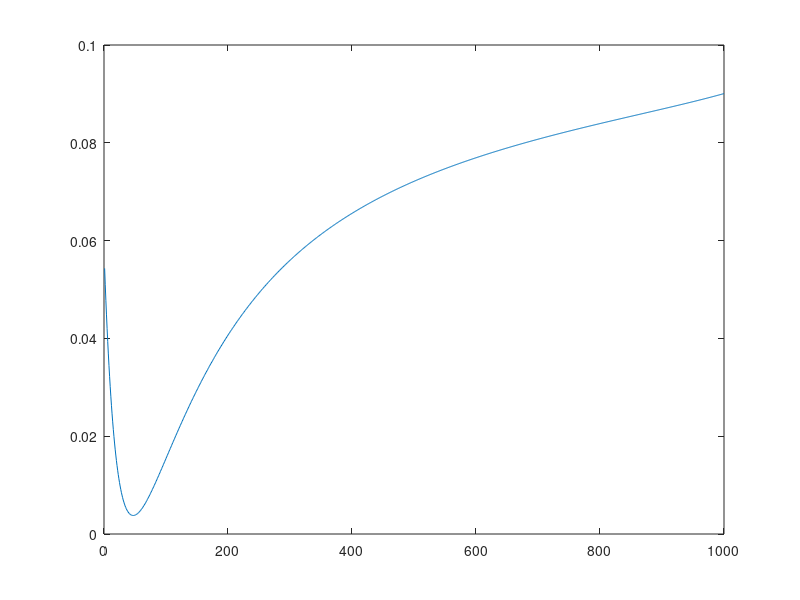

This chart was generated by the following MATLAB code: (Note: this script raises an error after producing the figure.)
%          Exhaustive search parameter tuning   Assignment Week 5
%          Sander Martijn Kerkdijk               Max Turpijn
%          Course: Behaviour Dynamics in social Networks 
%               Vrije Universiteit Amsterdam 2015
%                    Copying will be punished

% INITIALIZATION

%   Load reference Dataset
load EmpiricalData.mat;
%   Load given Weights of the edges.
load WeightEdges.mat;

%   Calculate size of Given Matrix

Size = size(EmpiricalData);

%   Set Accurancy of the search
Accurancy = 0.001;

%   Set Maximum Update
MaximumUpdate = 1;

%   Initialize first step
StepSize = 1;

%   Initialize First Atempt of an parameter
TriedUpdateParameters = 1;

%   Initialize number of agents
NumberAgents = Size(1,2);

%   Set endtime
EndTime = Size(1,1);

%   Make a Update Speed Parameter that goes up by every attempt
UpdateSpeedParameter = Accurancy;
 
%   Set the scalevector for every agent
ScaleVector = sum(WeightOfEdges,2);

%   Initialize AggImpact array
AggImpact = double(NumberAgents);

%   Initialize State matrix
State = zeros(EndTime,NumberAgents);

%   Initialize ErrorUpdateParameter Array (output of the errors + number of updateparameter
ErrorOfUpdateParameter = zeros((MaximumUpdate/Accurancy),1);

%   Set a initial error (High because of the threshold)
Error = 100;

%   Set a initial best value for the update parameter
BestValue = 0;

%   Begin Search
%   While loop with tried attempts for updateparameter in given range of maximum update / accurancy
while TriedUpdateParameters <= (MaximumUpdate/Accurancy)
    Steps = 1;
    
    %   Get first state from given reference dataset.
    State(1,:) = EmpiricalData(1,:);
    
    %   While Steps are Smaller then Endtime
    while Steps < EndTime 
        Steps = Steps + 1;
    %   calculate AGGIMPACT
        for agent = 1:NumberAgents
            ssum = 0;
            AggImpact(agent) = 0;
            %   calculate SUM
             for agents = 1:NumberAgents
                ssum = ssum + ((WeightOfEdges(agents,agent)*State((Steps-1),agents)));  
             end
            %   Add find sum to given agent by aggimpact(t) + (SSUM/ScaledVector)
            AggImpact(agent) = AggImpact(agent) +((ssum)/ScaleVector(agent)); 
        end 
            for agents = 1:NumberAgents
                %   Determine the opinions
                %   State (t+1) = State(t) + ((UpdateParameter * AggImpact)- State(t)
                State(Steps,agents) = State((Steps-1),agents) + (UpdateSpeedParameter*((AggImpact(agents) - State((Steps-1),agents))));    
            end
    end
    
   %    Calculate the Mean Square Error for the given UpdateRule^2
   
   %    D = absolute value of (givenDataset - last produced state) POWER 2
   D = abs(EmpiricalData-State).^2;
   
   %    Mean Square Error = Sum of D/number of elements in given dataset
   MSE = sum(D(:))/numel(EmpiricalData); 
   
   %    Put the MSE into the Matrix ErrorUpdateParameter 
   ErrorOfUpdateParameter(TriedUpdateParameters,1) = MSE;
   
   %    Higher the TriedUpdateParamaters with 1
   TriedUpdateParameters = TriedUpdateParameters +1;
   %    Update the UpdateSpeedParameter with the given Accurancy
   UpdateSpeedParameter = UpdateSpeedParameter + Accurancy;
   
end  

%       Find the minimum error between the given set and a applied UpdateParameter
[MinimumError,PositionOfSmallestError] = min(ErrorOfUpdateParameter);

%       Convert row number to real value
ValueOfMinimalError = (PositionOfSmallestError * Accurancy);


%       Plot the X of the UpdateParameterValue and Y UpdateParameterError
plot(ErrorOfUpdateParameter);
title({'Plot of Error within update', 'Lowest Error: ',num2str(MinimumError),' with a update-parameter:',num2str(NumberOfMinimalError)});
disp(output);
